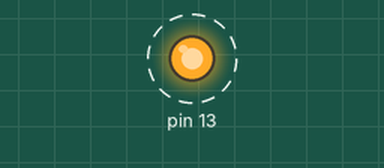
This sketch was run on a simulated Arduino Uno, built with avr-gcc and run on an emulated ATmega328P. Parts: output pins drawn as LEDs (lit = HIGH). Dashed ring = blinking.

Above: at 0.5 s.
Timing chart, 0 to 4.6 s (numbered marks = the images above):
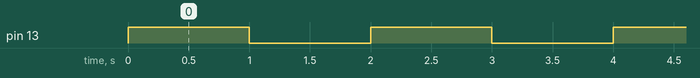

The sketch:

05_example.ino
```cpp
#include <Arduino.h>

constexpr int HALF_CYCLE = 1000;

void setup() {
  pinMode(13, OUTPUT);
}

void loop() {
  digitalWrite(13, 1);
  delay(HALF_CYCLE);
  digitalWrite(13, 0);
  delay(HALF_CYCLE);
}
```

Measured:
- by itself, pin 13: alternates HIGH for 1.0 s and LOW for 1.0 s
